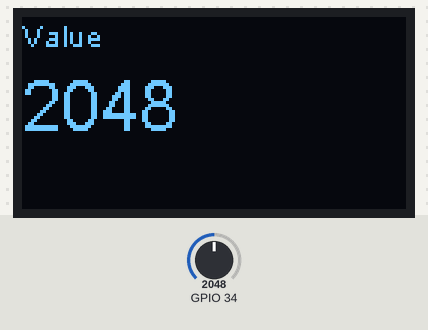
Simulated run of this sketch. Board: ESP32. Parts: 128×64 one-colour display. Inputs (shaded band) come from the test bench; at power-on: GPIO 34 = 2048. What the sketch prints to the serial monitor is not drawn.

Above: at 1.2 s.
1.3 s: GPIO 34 set to 2866
At 2.2 s:
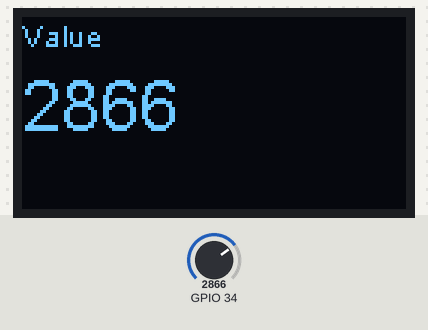
2.8 s: GPIO 34 set to 3603
At 3.9 s:
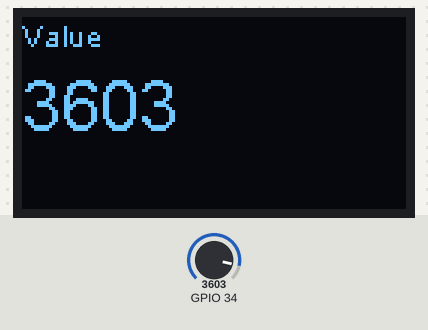
4.3 s: GPIO 34 set to 4095
At 5.7 s:
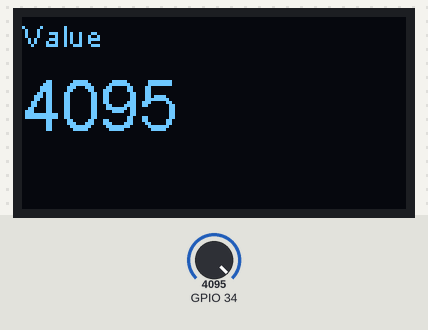
Timing chart, 0 to 7.3 s (numbered marks = the images above; inputs shaded):
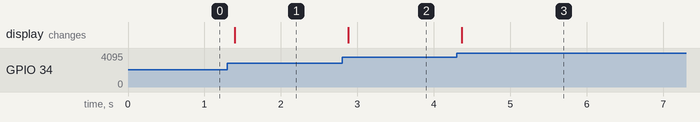

The sketch:

W7-1.ino
```cpp
#include <Wire.h>
#include "SSD1306Wire.h"
SSD1306Wire  display(0x3c, 21, 22);

void setup() {
    Serial.begin(115200);

    // Initialising the UI will init the display too.
    display.init();

    display.flipScreenVertically(); //畫面上下顛倒顯示
    pinMode(34,INPUT);


}

void loop() {
   int input=analogRead(34);
    Serial.println(input);

   display.clear(); //清空畫面

    display.setFont(ArialMT_Plain_10);   //設定字型與大小
    display.drawString(0, 0, "Value");  //(x座標,y座標,"字串")

    display.setFont(ArialMT_Plain_24);   //設定字型與大小
    display.drawString(0, 16, String(input)); //(x座標,y座標,"字串")

    display.display(); //顯示畫面
    delay(100);
}
```

Measured:
- after the input at 1.3 s, the display: changes after 0.10 s (image 1)
- after the input at 2.8 s, the display: changes after 0.08 s (image 2)
- after the input at 4.3 s, the display: changes after 0.07 s (image 3)
